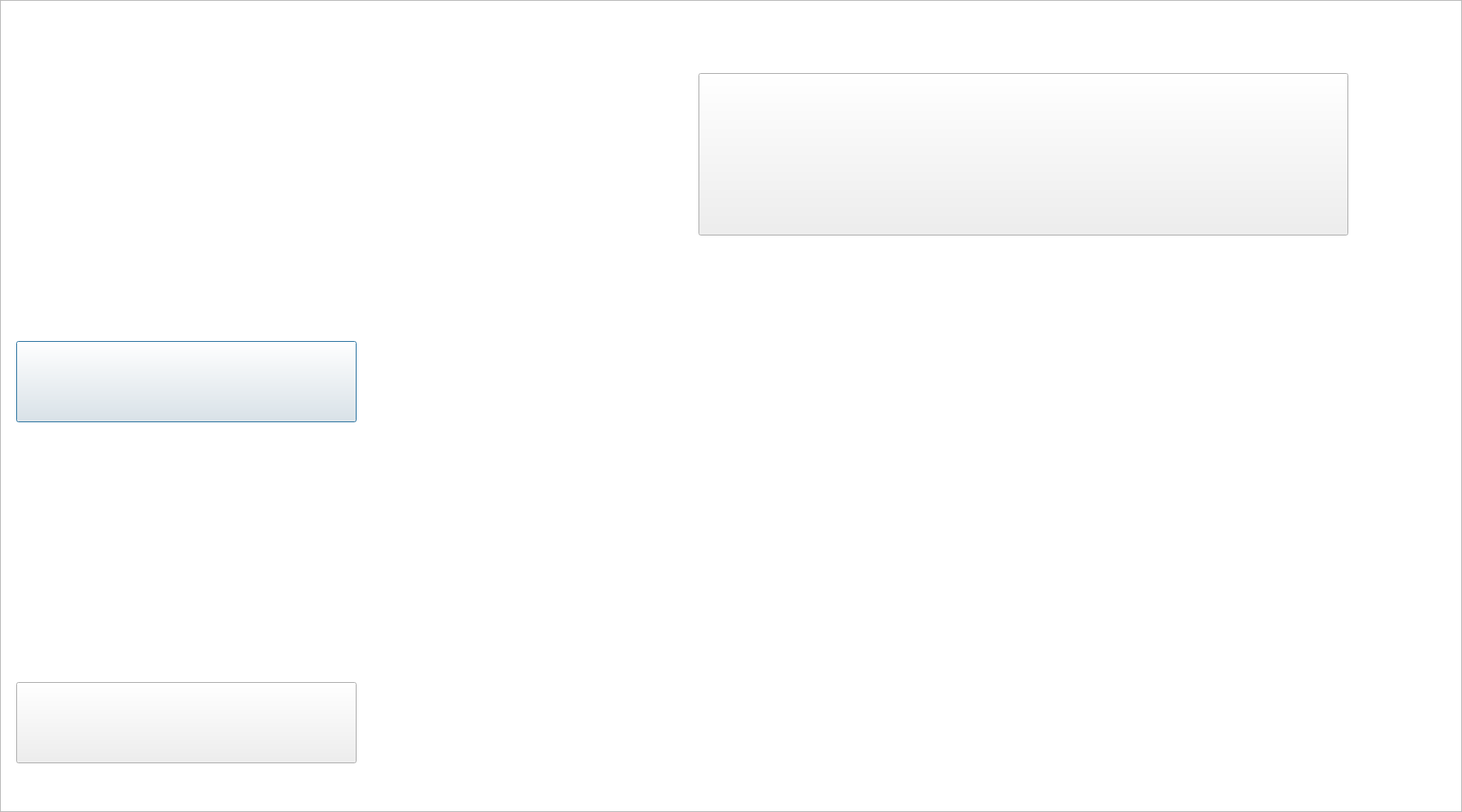
<?xml version="1.0" encoding="UTF-8"?>
<ui version="4.0">
 <class>multiplayer</class>
 <widget class="QDialog" name="multiplayer">
  <property name="geometry">
   <rect>
    <x>0</x>
    <y>0</y>
    <width>1800</width>
    <height>1000</height>
   </rect>
  </property>
  <property name="windowTitle">
   <string>Dialog</string>
  </property>
  <widget class="QGraphicsView" name="graphicsView">
   <property name="geometry">
    <rect>
     <x>0</x>
     <y>0</y>
     <width>1800</width>
     <height>1000</height>
    </rect>
   </property>
   <property name="styleSheet">
    <string notr="true">border-image: url(:/Imagenes/main.jpg);</string>
   </property>
  </widget>
  <widget class="QPushButton" name="registro">
   <property name="geometry">
    <rect>
     <x>20</x>
     <y>420</y>
     <width>419</width>
     <height>100</height>
    </rect>
   </property>
   <property name="styleSheet">
    <string notr="true">border-image: url(:/Imagenes/registro.png);</string>
   </property>
   <property name="text">
    <string/>
   </property>
  </widget>
  <widget class="QPushButton" name="salir">
   <property name="geometry">
    <rect>
     <x>20</x>
     <y>840</y>
     <width>419</width>
     <height>100</height>
    </rect>
   </property>
   <property name="styleSheet">
    <string notr="true">border-image: url(:/Imagenes/salir.png);
</string>
   </property>
   <property name="text">
    <string/>
   </property>
  </widget>
  <widget class="QPushButton" name="title">
   <property name="geometry">
    <rect>
     <x>860</x>
     <y>90</y>
     <width>800</width>
     <height>200</height>
    </rect>
   </property>
   <property name="styleSheet">
    <string notr="true">border-image: url(:/Imagenes/haloc.png);</string>
   </property>
   <property name="text">
    <string/>
   </property>
  </widget>
 </widget>
 <resources/>
 <connections/>
</ui>
